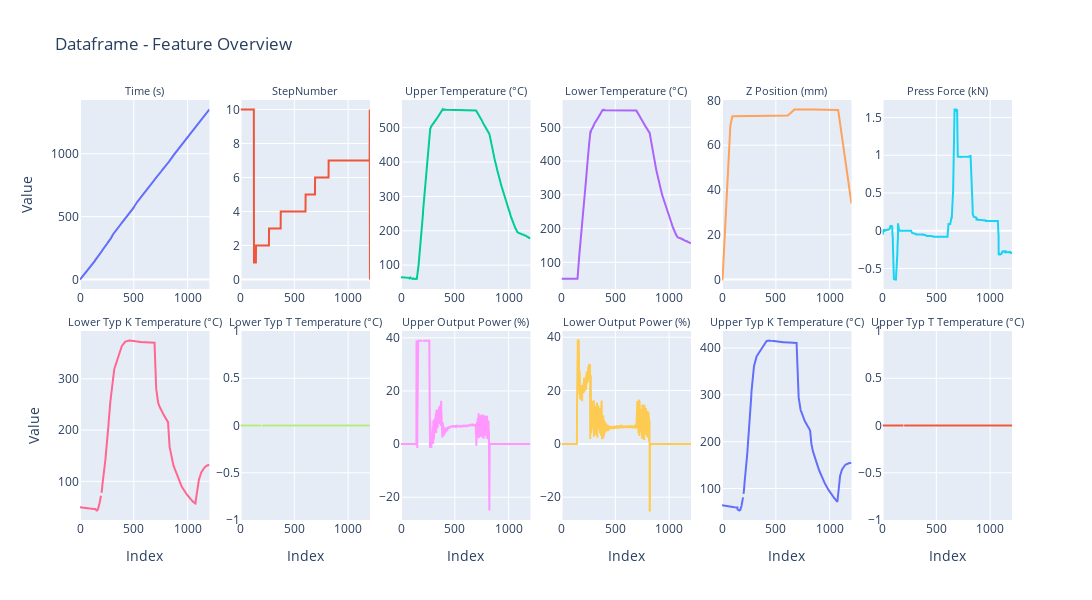

The notebook cell saved with this chart:
### Code cell
DataSets.plot_data(dataframe)

### Figure 1 — Plotly figure (JSON) as saved in the notebook; plotly's stock layout.template omitted (floating-point values rounded to 4 significant figures; data arrays with more than 128 entries replaced by an {"elided": "..."} marker saying what was removed)
{"data": [{"mode": "lines", "name": "Time (s)", "type": "scatter", "x": {"elided": "1204 int values"}, "xaxis": "x", "y": {"elided": "1204 int values"}, "yaxis": "y"}, {"mode": "lines", "name": "StepNumber", "type": "scatter", "x": {"elided": "1204 int values"}, "xaxis": "x2", "y": {"elided": "1204 int values"}, "yaxis": "y2"}, {"mode": "lines", "name": "Upper Temperature (°C)", "type": "scatter", "x": {"elided": "1204 int values"}, "xaxis": "x3", "y": {"elided": "1204 int values"}, "yaxis": "y3"}, {"mode": "lines", "name": "Lower Temperature (°C)", "type": "scatter", "x": {"elided": "1204 int values"}, "xaxis": "x4", "y": {"elided": "1204 int values"}, "yaxis": "y4"}, {"mode": "lines", "name": "Z Position (mm)", "type": "scatter", "x": {"elided": "1204 int values"}, "xaxis": "x5", "y": {"elided": "1204 float values"}, "yaxis": "y5"}, {"mode": "lines", "name": "Press Force (kN)", "type": "scatter", "x": {"elided": "1204 int values"}, "xaxis": "x6", "y": {"elided": "1204 float values"}, "yaxis": "y6"}, {"mode": "lines", "name": "Lower Typ K Temperature (°C)", "type": "scatter", "x": {"elided": "1204 int values"}, "xaxis": "x7", "y": {"elided": "1204 mixed values"}, "yaxis": "y7"}, {"mode": "lines", "name": "Lower Typ T Temperature (°C)", "type": "scatter", "x": {"elided": "1204 int values"}, "xaxis": "x8", "y": {"elided": "1204 mixed values"}, "yaxis": "y8"}, {"mode": "lines", "name": "Upper Output Power (%)", "type": "scatter", "x": {"elided": "1204 int values"}, "xaxis": "x9", "y": {"elided": "1204 mixed values"}, "yaxis": "y9"}, {"mode": "lines", "name": "Lower Output Power (%)", "type": "scatter", "x": {"elided": "1204 int values"}, "xaxis": "x10", "y": {"elided": "1204 mixed values"}, "yaxis": "y10"}, {"mode": "lines", "name": "Upper Typ K Temperature (°C)", "type": "scatter", "x": {"elided": "1204 int values"}, "xaxis": "x11", "y": {"elided": "1204 mixed values"}, "yaxis": "y11"}, {"mode": "lines", "name": "Upper Typ T Temperature (°C)", "type": "scatter", "x": {"elided": "1204 int values"}, "xaxis": "x12", "y": {"elided": "1204 mixed values"}, "yaxis": "y12"}], "layout": {"annotations": [{"font": {"size": 11}, "showarrow": false, "text": "Time (s)", "x": 0.06944, "xanchor": "center", "xref": "paper", "y": 1, "yanchor": "bottom", "yref": "paper"}, {"font": {"size": 11}, "showarrow": false, "text": "StepNumber", "x": 0.2417, "xanchor": "center", "xref": "paper", "y": 1, "yanchor": "bottom", "yref": "paper"}, {"font": {"size": 11}, "showarrow": false, "text": "Upper Temperature (°C)", "x": 0.4139, "xanchor": "center", "xref": "paper", "y": 1, "yanchor": "bottom", "yref": "paper"}, {"font": {"size": 11}, "showarrow": false, "text": "Lower Temperature (°C)", "x": 0.5861, "xanchor": "center", "xref": "paper", "y": 1, "yanchor": "bottom", "yref": "paper"}, {"font": {"size": 11}, "showarrow": false, "text": "Z Position (mm)", "x": 0.7583, "xanchor": "center", "xref": "paper", "y": 1, "yanchor": "bottom", "yref": "paper"}, {"font": {"size": 11}, "showarrow": false, "text": "Press Force (kN)", "x": 0.9306, "xanchor": "center", "xref": "paper", "y": 1, "yanchor": "bottom", "yref": "paper"}, {"font": {"size": 11}, "showarrow": false, "text": "Lower Typ K Temperature (°C)", "x": 0.06944, "xanchor": "center", "xref": "paper", "y": 0.45, "yanchor": "bottom", "yref": "paper"}, {"font": {"size": 11}, "showarrow": false, "text": "Lower Typ T Temperature (°C)", "x": 0.2417, "xanchor": "center", "xref": "paper", "y": 0.45, "yanchor": "bottom", "yref": "paper"}, {"font": {"size": 11}, "showarrow": false, "text": "Upper Output Power (%)", "x": 0.4139, "xanchor": "center", "xref": "paper", "y": 0.45, "yanchor": "bottom", "yref": "paper"}, {"font": {"size": 11}, "showarrow": false, "text": "Lower Output Power (%)", "x": 0.5861, "xanchor": "center", "xref": "paper", "y": 0.45, "yanchor": "bottom", "yref": "paper"}, {"font": {"size": 11}, "showarrow": false, "text": "Upper Typ K Temperature (°C)", "x": 0.7583, "xanchor": "center", "xref": "paper", "y": 0.45, "yanchor": "bottom", "yref": "paper"}, {"font": {"size": 11}, "showarrow": false, "text": "Upper Typ T Temperature (°C)", "x": 0.9306, "xanchor": "center", "xref": "paper", "y": 0.45, "yanchor": "bottom", "yref": "paper"}], "height": 600, "showlegend": false, "title": {"text": "Dataframe - Feature Overview"}, "width": 1400, "xaxis": {"anchor": "y", "domain": [0, 0.1389]}, "xaxis10": {"anchor": "y10", "domain": [0.5167, 0.6556], "title": {"text": "Index"}}, "xaxis11": {"anchor": "y11", "domain": [0.6889, 0.8278], "title": {"text": "Index"}}, "xaxis12": {"anchor": "y12", "domain": [0.8611, 1], "title": {"text": "Index"}}, "xaxis2": {"anchor": "y2", "domain": [0.1722, 0.3111]}, "xaxis3": {"anchor": "y3", "domain": [0.3444, 0.4833]}, "xaxis4": {"anchor": "y4", "domain": [0.5167, 0.6556]}, "xaxis5": {"anchor": "y5", "domain": [0.6889, 0.8278]}, "xaxis6": {"anchor": "y6", "domain": [0.8611, 1]}, "xaxis7": {"anchor": "y7", "domain": [0, 0.1389], "title": {"text": "Index"}}, "xaxis8": {"anchor": "y8", "domain": [0.1722, 0.3111], "title": {"text": "Index"}}, "xaxis9": {"anchor": "y9", "domain": [0.3444, 0.4833], "title": {"text": "Index"}}, "yaxis": {"anchor": "x", "domain": [0.55, 1], "title": {"text": "Value"}}, "yaxis10": {"anchor": "x10", "domain": [0, 0.45]}, "yaxis11": {"anchor": "x11", "domain": [0, 0.45]}, "yaxis12": {"anchor": "x12", "domain": [0, 0.45]}, "yaxis2": {"anchor": "x2", "domain": [0.55, 1]}, "yaxis3": {"anchor": "x3", "domain": [0.55, 1]}, "yaxis4": {"anchor": "x4", "domain": [0.55, 1]}, "yaxis5": {"anchor": "x5", "domain": [0.55, 1]}, "yaxis6": {"anchor": "x6", "domain": [0.55, 1]}, "yaxis7": {"anchor": "x7", "domain": [0, 0.45], "title": {"text": "Value"}}, "yaxis8": {"anchor": "x8", "domain": [0, 0.45]}, "yaxis9": {"anchor": "x9", "domain": [0, 0.45]}}}
